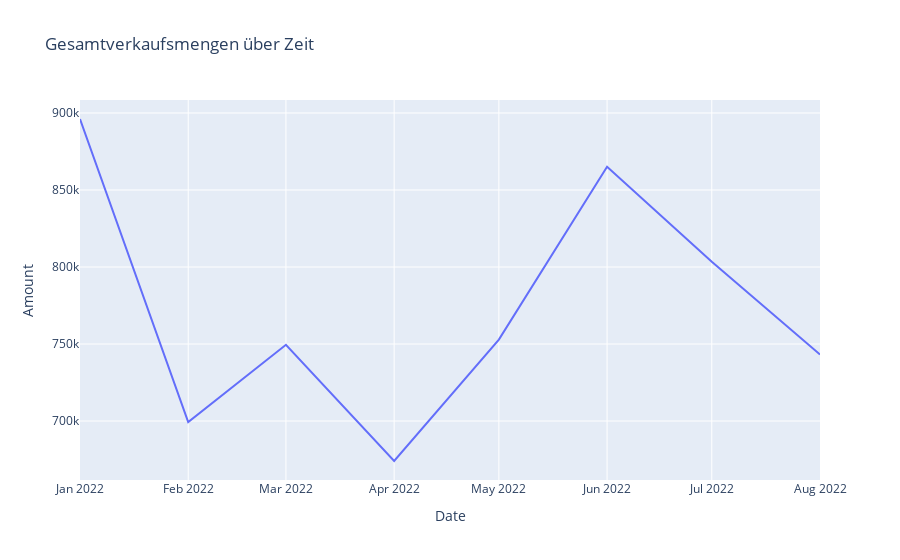

Notebook cell for this chart:
### Code cell
# 12. Liniendiagramm: Verkäufe über Zeit

# Datum als Datetime (falls noch nicht)
df["Date"] = pd.to_datetime(df['Date'])

# Nur numerische Spalten summieren, nicht alle
sales_per_month = df.groupby(df['Date'].dt.to_period('M'))['Amount'].sum().reset_index()

# Datum wieder in Timestamp umwandeln
sales_per_month['Date'] = sales_per_month['Date'].dt.to_timestamp()


fig = px.line(sales_per_month, x='Date', y='Amount', title='Gesamtverkaufsmengen über Zeit')
fig.show()

### Figure 1 — Plotly figure (JSON) as saved in the notebook; plotly's stock layout.template omitted (floating-point values rounded to 4 significant figures)
{"data": [{"hovertemplate": "Date=%{x}<br>Amount=%{y}<extra></extra>", "legendgroup": "", "line": {"color": "#636efa", "dash": "solid"}, "marker": {"symbol": "circle"}, "mode": "lines", "name": "", "orientation": "v", "showlegend": false, "type": "scatter", "x": ["2022-01-01T00:00:00.000000000", "2022-02-01T00:00:00.000000000", "2022-03-01T00:00:00.000000000", "2022-04-01T00:00:00.000000000", "2022-05-01T00:00:00.000000000", "2022-06-01T00:00:00.000000000", "2022-07-01T00:00:00.000000000", "2022-08-01T00:00:00.000000000"], "xaxis": "x", "y": [896100.0, 699400.0, 749500.0, 674100.0, 752900.0, 865100.0, 803400.0, 743100.0], "yaxis": "y"}], "layout": {"legend": {"tracegroupgap": 0}, "title": {"text": "Gesamtverkaufsmengen über Zeit"}, "xaxis": {"anchor": "y", "domain": [0, 1], "title": {"text": "Date"}}, "yaxis": {"anchor": "x", "domain": [0, 1], "title": {"text": "Amount"}}}}
